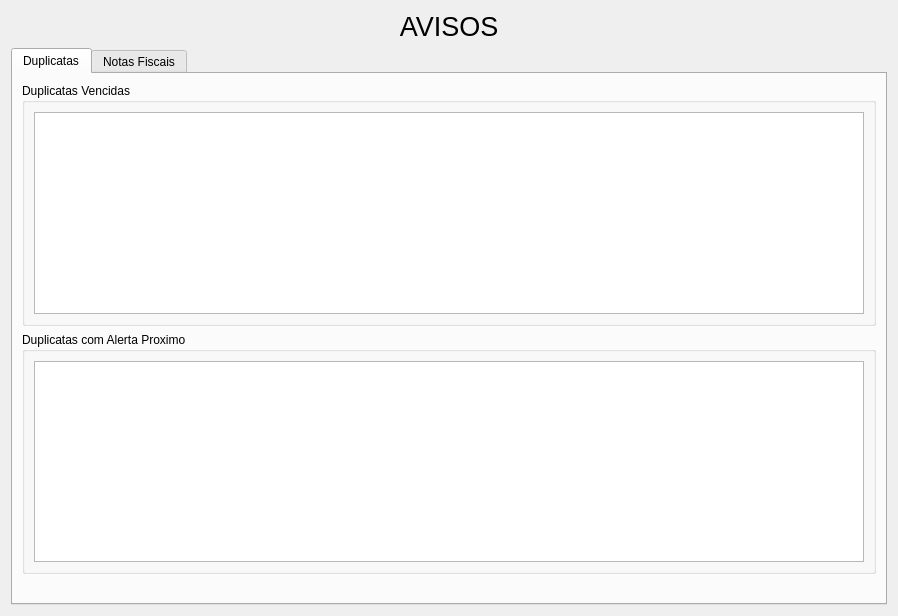
<?xml version="1.0" encoding="UTF-8"?>
<ui version="4.0">
 <class>Dialog</class>
 <widget class="QDialog" name="Dialog">
  <property name="geometry">
   <rect>
    <x>0</x>
    <y>0</y>
    <width>898</width>
    <height>616</height>
   </rect>
  </property>
  <property name="windowTitle">
   <string>Dialog</string>
  </property>
  <layout class="QVBoxLayout" name="verticalLayout_2">
   <item>
    <widget class="QLabel" name="label">
     <property name="sizePolicy">
      <sizepolicy hsizetype="Preferred" vsizetype="Preferred">
       <horstretch>0</horstretch>
       <verstretch>0</verstretch>
      </sizepolicy>
     </property>
     <property name="font">
      <font>
       <family>MS Shell Dlg 2</family>
       <pointsize>20</pointsize>
      </font>
     </property>
     <property name="text">
      <string>AVISOS</string>
     </property>
     <property name="alignment">
      <set>Qt::AlignCenter</set>
     </property>
    </widget>
   </item>
   <item>
    <layout class="QVBoxLayout" name="verticalLayout">
     <item>
      <widget class="QTabWidget" name="tabWidget">
       <property name="currentIndex">
        <number>0</number>
       </property>
       <widget class="QWidget" name="tab_duplicatas">
        <attribute name="title">
         <string>Duplicatas</string>
        </attribute>
        <layout class="QVBoxLayout" name="verticalLayout_3">
         <item>
          <widget class="QGroupBox" name="verticalGroupBox_2">
           <property name="title">
            <string>Duplicatas Vencidas</string>
           </property>
           <layout class="QVBoxLayout" name="verticalLayout_4">
            <item>
             <widget class="QTableWidget" name="tableWidget_duplicatas_vencidas">
              <property name="selectionBehavior">
               <enum>QAbstractItemView::SelectRows</enum>
              </property>
             </widget>
            </item>
           </layout>
          </widget>
         </item>
         <item>
          <widget class="QGroupBox" name="verticalGroupBox_3">
           <property name="title">
            <string>Duplicatas com Alerta Proximo</string>
           </property>
           <layout class="QVBoxLayout" name="verticalLayout_5">
            <item>
             <widget class="QTableWidget" name="tableWidget_duplicata_com_alerta">
              <property name="selectionBehavior">
               <enum>QAbstractItemView::SelectRows</enum>
              </property>
             </widget>
            </item>
           </layout>
          </widget>
         </item>
         <item>
          <widget class="QLabel" name="label_3">
           <property name="text">
            <string/>
           </property>
          </widget>
         </item>
        </layout>
       </widget>
       <widget class="QWidget" name="tab_notas_fiscais">
        <attribute name="title">
         <string>Notas Fiscais</string>
        </attribute>
        <layout class="QVBoxLayout" name="verticalLayout_8">
         <item>
          <widget class="QGroupBox" name="verticalGroupBox_4">
           <property name="title">
            <string>Notas Fiscais não recebidas com vencimentos proximos</string>
           </property>
           <layout class="QVBoxLayout" name="verticalLayout_6">
            <item>
             <widget class="QTableWidget" name="tableWidget_notas_fiscais_com_vencimento">
              <property name="selectionBehavior">
               <enum>QAbstractItemView::SelectRows</enum>
              </property>
             </widget>
            </item>
           </layout>
          </widget>
         </item>
         <item>
          <widget class="QGroupBox" name="verticalGroupBox_5">
           <property name="title">
            <string>Notas Fiscais com alertas</string>
           </property>
           <layout class="QVBoxLayout" name="verticalLayout_7">
            <item>
             <widget class="QTableWidget" name="tableWidget_notas_fiscais_com_alertas">
              <property name="selectionBehavior">
               <enum>QAbstractItemView::SelectRows</enum>
              </property>
             </widget>
            </item>
           </layout>
          </widget>
         </item>
         <item>
          <widget class="QLabel" name="label_4">
           <property name="text">
            <string/>
           </property>
          </widget>
         </item>
        </layout>
       </widget>
      </widget>
     </item>
    </layout>
   </item>
  </layout>
 </widget>
 <resources/>
 <connections/>
</ui>
